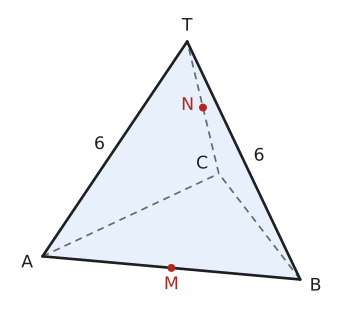

Recreate this plot in Python.
import sys; sys.path.insert(0, "tools")
from cizim import *

# Dik (ortografik) izdüşüm: cisim z ekseni etrafında FI kadar döndürülür, göz EL kadar yukarıdan bakar.
# Bütün uzunluklar gerçek 3B ölçülerden hesaplanır.
FI, EL = np.radians(-12), np.radians(25)
def don(p):
    x, y, z = p
    return np.array([x * np.cos(FI) - y * np.sin(FI), x * np.sin(FI) + y * np.cos(FI), z])
GOZ = np.array([0.0, -np.cos(EL), np.sin(EL)])  # döndürülmüş koordinatta göze doğru yön
def P(p):
    x, y, z = don(np.array(p, float))
    return np.array([x, z * np.cos(EL) + y * np.sin(EL)])

def cisim(ax, kose, yuzler, renkler=None, lw=2.0):
    """kose: 3B noktalar, yuzler: köşe sıraları (dışbükey cisim). Görünmeyen ayrıtlar kesikli."""
    kose = [np.array(k, float) for k in kose]; m = sum(kose) / len(kose); gor = []
    for y in yuzler:
        a, b, c = kose[y[0]], kose[y[1]], kose[y[2]]
        n = np.cross(b - a, c - a)
        if np.dot(n, sum(kose[i] for i in y) / len(y) - m) < 0: n = -n
        gor.append(np.dot(don(n), GOZ) > 1e-9)
    for k, y in enumerate(yuzler):
        if renkler and k in renkler and gor[k]:
            ax.add_patch(patches.Polygon([P(kose[i]) for i in y], closed=True, facecolor=renkler[k], edgecolor="none", zorder=1))
    ked = {}
    for k, y in enumerate(yuzler):
        for j in range(len(y)):
            e = tuple(sorted((y[j], y[(j + 1) % len(y)]))); ked[e] = ked.get(e, False) or gor[k]
    for (i, j), g in ked.items():
        a, b = P(kose[i]), P(kose[j])
        if g: ax.plot([a[0], b[0]], [a[1], b[1]], color=YAZI, lw=lw, zorder=4, solid_capstyle="round")
        else: ax.plot([a[0], b[0]], [a[1], b[1]], color=SOLUK, lw=1.3, ls=(0, (4, 3)), zorder=2)
    return gor

def dortyuzlu(a):
    """Düzgün dört yüzlü: taban ABC (z=0), tepe T ağırlık merkezinin üstünde."""
    A = np.array([0, 0, 0.]); B = np.array([a, 0, 0.]); C = np.array([a / 2, a * np.sqrt(3) / 2, 0.])
    H = (A + B + C) / 3; T = H + np.array([0, 0, a * np.sqrt(6) / 3])
    return A, B, C, T, H
DY_YUZ = [[0, 1, 2], [0, 1, 3], [1, 2, 3], [2, 0, 3]]

def cizgi(ax, p, q, renk=KIRMIZI, lw=2.4, ls="-", z=5):
    a, b = P(p), P(q); ax.plot([a[0], b[0]], [a[1], b[1]], color=renk, lw=lw, ls=ls, zorder=z, solid_capstyle="round")

def yaz(ax, p, s, dx=0.0, dy=0.0, renk=YAZI, boy=13, **kw):
    q = P(p); ax.text(q[0] + dx, q[1] + dy, s, ha=kw.pop("ha", "center"), va=kw.pop("va", "center"), color=renk, fontsize=boy, zorder=7, **kw)

def dik(ax, k, u, w, r=0.4, renk=YAZI):
    k, u, w = np.array(k, float), np.array(u, float), np.array(w, float)
    u = u / np.linalg.norm(u); w = w / np.linalg.norm(w)
    pts = [P(k + r * u), P(k + r * u + r * w), P(k + r * w)]
    ax.plot([p[0] for p in pts], [p[1] for p in pts], color=renk, lw=1.3, zorder=6)

def nk(ax, p, renk=YAZI):
    q = P(p); ax.plot(q[0], q[1], "o", color=renk, markersize=5, zorder=6)

def bitir(ax, pay=0.6):
    ax.set_aspect("equal"); ax.axis("off"); ax.autoscale_view()
    x0, x1 = ax.get_xlim(); y0, y1 = ax.get_ylim()
    ax.set_xlim(x0 - pay, x1 + pay); ax.set_ylim(y0 - pay, y1 + pay)
# Soru 10: ayrıtı 6 olan düzgün dört yüzlü; M, [AB]'nin, N, [TC]'nin orta noktası.
A, B, C, T, H = dortyuzlu(6)
M = (A + B) / 2; N = (T + C) / 2
fig, ax = sekil(4.4, 4.2)
cisim(ax, [A, B, C, T], DY_YUZ, renkler={1: MAVI_ACIK})
nk(ax, M, KIRMIZI); nk(ax, N, KIRMIZI)
yaz(ax, A, "A", dx=-0.35, dy=-0.15); yaz(ax, B, "B", dx=0.35, dy=-0.15); yaz(ax, C, "C", dx=-0.38, dy=0.22); yaz(ax, T, "T", dy=0.35)
yaz(ax, M, "M", dy=-0.38, renk=KIRMIZI); yaz(ax, N, "N", dx=-0.35, dy=0.05, renk=KIRMIZI)
yaz(ax, (A + T) / 2, "6", dx=-0.35, dy=0.1); yaz(ax, (B + T) / 2, "6", dx=0.35, dy=0.1)
bitir(ax, 0.5)
kaydet(fig, __file__)
